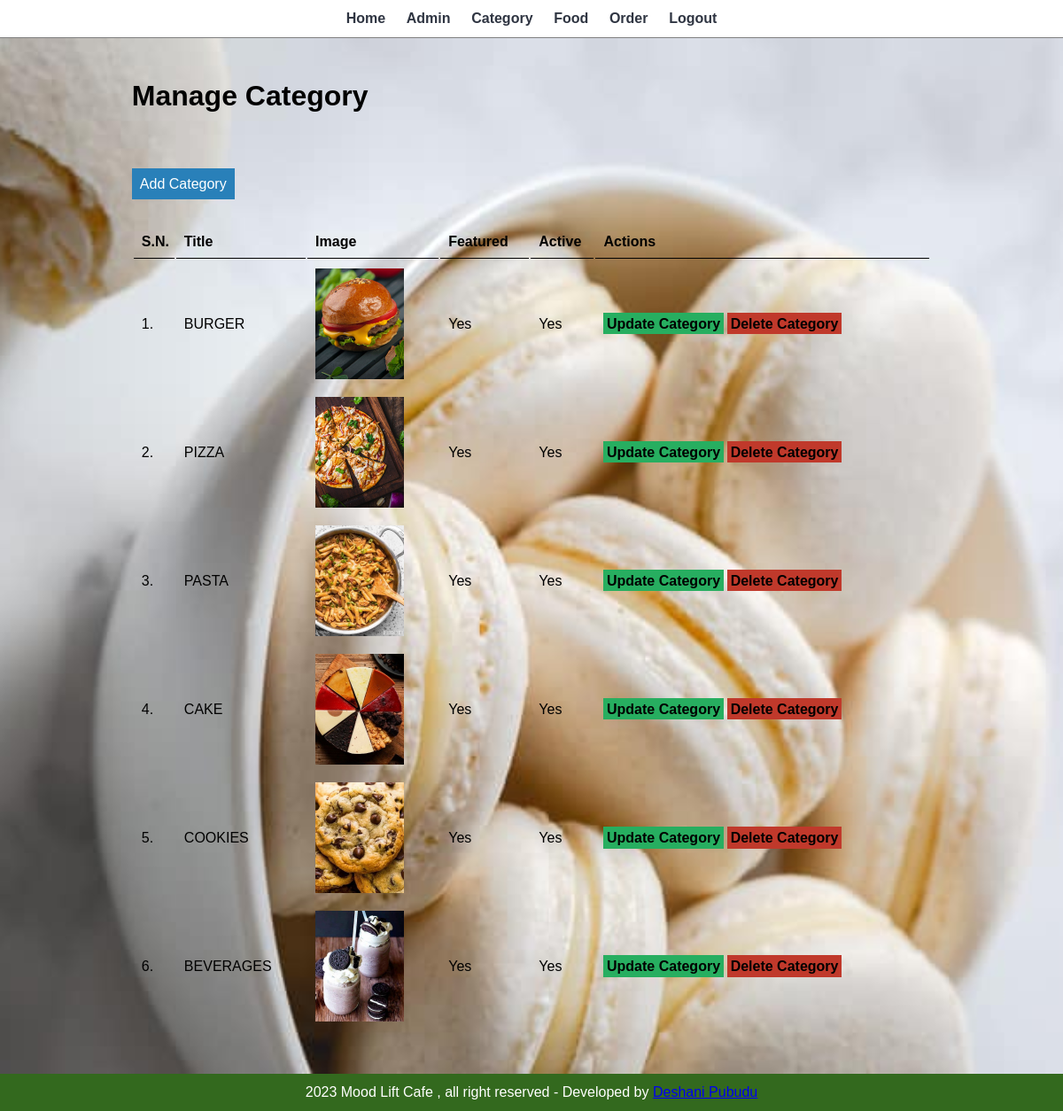
The page /admin/manage-category.php (signed in) on the database its author committed.
### tables this page shows
CREATE TABLE `tbl_category` (
  `id` int(10) UNSIGNED NOT NULL,
  `title` varchar(100) NOT NULL,
  `image_name` varchar(255) NOT NULL,
  `featured` varchar(10) NOT NULL,
  `active` varchar(10) NOT NULL
);

### admin/manage-category.php (the view, shortened to what this page needs)
<?php include('partials/menu.php'); ?>
<div class="main-content">
    <div class="wrapper">
        <h1>Manage Category</h1>
        <br /><br />
        <br><br>
                <a href="<?php echo SITEURL; ?>admin/add-category.php" class="btn-primary">Add Category</a>
                <br /><br /><br />
                <table class="tbl-full">
                    <tr>
                        <th>S.N.</th>
                        <th>Title</th>
                        <th>Image</th>
                        <th>Featured</th>
                        <th>Active</th>
                        <th>Actions</th>
                    </tr>
                    <?php
                        $sql = "SELECT * FROM tbl_category";
                        $res = mysqli_query($conn, $sql);
                        $count = mysqli_num_rows($res);
                        $sn=1;
                        if($count>0)
                        {
                            while($row=mysqli_fetch_assoc($res))
                            {
                                $id = $row['id'];
                                $title = $row['title'];
                                $image_name = $row['image_name'];
                                $featured = $row['featured'];
                                $active = $row['active'];
                                ?>
                                    <tr>
                                        <td><?php echo $sn++; ?>. </td>
                                        <td><?php echo $title; ?></td>
                                        <td>
                                            <?php
                                                if($image_name!="")
                                                {
                                                    ?>
                                                    <img src="<?php echo SITEURL; ?>images/category/<?php echo $image_name; ?>" width="100px" >
                                                    <?php
                                                }
                                                else
                                                {
                                                    echo "<div class='error'>Image not Added.</div>";
                                                }
                                            ?>
                                        </td>
                                        <td><?php echo $featured; ?></td>
                                        <td><?php echo $active; ?></td>
                                        <td>
                                            <a href="<?php echo SITEURL; ?>admin/update-category.php?id=<?php echo $id; ?>" class="btn-secondary">Update Category</a>
                                            <a href="<?php echo SITEURL; ?>admin/delete-category.php?id=<?php echo $id; ?>&image_name=<?php echo $image_name; ?>" class="btn-danger">Delete Category</a>
                                        </td>
                                    </tr>
                                <?php
                            }
                        }
                        else
                        {
                            ?>
                            <tr>
                                <td colspan="6"><div class="error">No Category Added.</div></td>
                            </tr>
                            <?php
                        }
                    ?>
                </table>
    </div>
</div>
<?php include('partials/footer.php'); ?>

### admin/partials/menu.php (shortened to what this page needs)
<html>
    <head>
        <link rel="stylesheet" href="../css/admin.css">
    </head>
    <body>
        <div class="menu text-center">
            <div class="wrapper">
                <ul>
                    <li><a href="index.php">Home</a></li>
                    <li><a href="manage-admin.php">Admin</a></li>
                    <li><a href="manage-category.php">Category</a></li>
                    <li><a href="manage-food.php">Food</a></li>
                    <li><a href="manage-order.php">Order</a></li>
                    <li><a href="logout.php">Logout</a></li>
                </ul>
            </div>
        </div>

### admin/partials/footer.php
<div class="footer">
            <div class="wrapper">
                <div class="text-center">
                    2023 Mood Lift Cafe , all right reserved - Developed by <a href="#">Deshani Pubudu</a>
                </div>
            </div>
        </div>
    </body>
</html>

### css/admin.css (style rules this page uses)
* { margin: 0; padding: 0; font-family: Arial, Helvetica, sans-serif; }
.wrapper { padding: 1%; width: 80%; margin: 0 auto; }
.text-center { text-align: center; }
.menu { border-bottom: 1px solid gray; }
.menu ul { list-style-type: none; }
.menu ul li { display: inline; padding: 1%; }
.menu ul li a { text-decoration: none; font-weight: bold; color: #2f3542; }
.main-content { padding: 3%; background-image: url("../admin/food3.jpg"); background-size: cover; background-position: center; color: black; }
.btn-primary { background-color: #2980b9; padding: 1%; color: white; text-decoration: none; }
.btn-secondary { background-color: #27ae60; padding: 1%; color: black; text-decoration: none; font-weight: bold; }
.btn-danger { background-color: #c0392b; padding: 1%; color: black; text-decoration: none; font-weight: bold; }
.tbl-full { width: 100%; }
.tbl-full tr th { border-bottom: 1px solid black; padding: 1%; text-align: left; }
.tbl-full tr td { padding: 1%; }
.footer { background-color: #33691E; color: white; }

### rows shown on the page
tbl_category: title "BURGER", image_name (picture), featured "Yes", active "Yes"
tbl_category: title "PIZZA", image_name (picture), featured "Yes", active "Yes"
tbl_category: title "PASTA", image_name (picture), featured "Yes", active "Yes"
tbl_category: title "CAKE", image_name (picture), featured "Yes", active "Yes"
tbl_category: title "COOKIES", image_name (picture), featured "Yes", active "Yes"
tbl_category: title "BEVERAGES", image_name (picture), featured "Yes", active "Yes"
